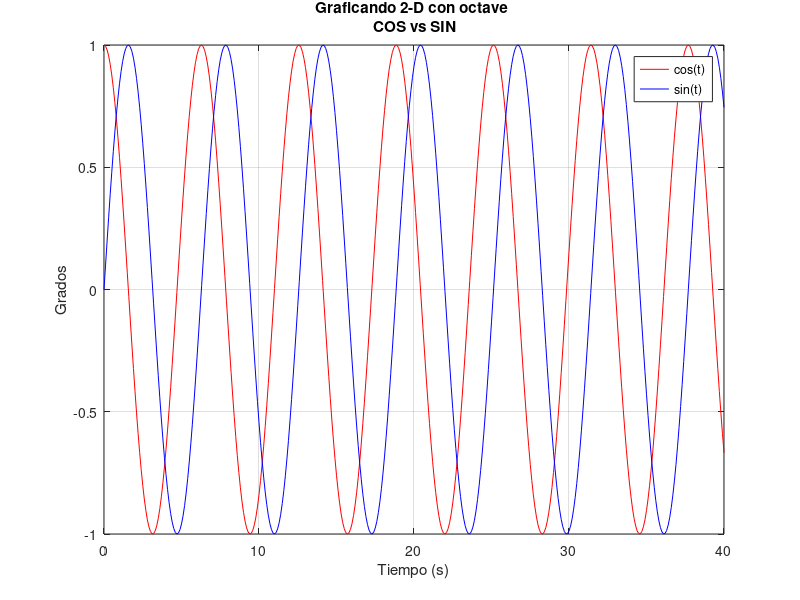

The MATLAB script that drew this image:
% Graficando con octave en un plano bidemesional.
% Para graficar en Octave se usa la funcion plot
% esta función tiene muchas casos de uso y forma de perzonalizar
% a continuacion se presenta ordenados y explicados
% Para ver los resultado de cada caso solamente copie y pegue el caso
% que desea probar
%
% Caso 1: Graficar dados los puntos en Y es decir plot(y)
% En este caso como programadores brindamos los valores de y
% y la función plot asume los de X como el indice de cada dato en y
% si graficamos el vector [10 5 7 8] los valores de x se asumiran como [1 2 3 4]
% Ejemplo 1
y = [10 5 7 8]; % valores que graficamos en el eje Y
plot(y) % Ejecutamos la funcion plot pasando como paramentro el arreglo Y
% Ademanas podemos perzonalizar varias propiedades de la grafica siguiente la siguiente estructura
% plot(y,propiedad, valor, [propiedad, valor ...])
% es significa que cada porpiedad que deseamos modificar debemos poner el nombre
% y luego el valor deseado y que podemos repetir cuantas veces sea necesario eje
%Ejemplo
plot(y,'color', 'red') % Cambiar el color de la linea a rojo 
% colores disponible "blue", "black", "cyan", "green", "magenta", "red", "white", and "yellow"
% si queremos color podemos usar el codigo RGB en un vector con valore entre 0 y 1
% Si tomamos una paleta de colores como https://htmlcolorcodes.com/es/ copiamos el colore en RGB
% y cada elemento lo dividimos entre 255 [0/255 255/255 255/255] y obtendremos el 
% mismo color el la grafica
%Ejemplo
plot(y,'color', [249/255 51/255 255/255]) % color de linea rasado/morado
% Podemos cambiar el estilio de la linea con linestyle los valores posibles son
%"-" Solid line. [default] "--" Dashed line. ":" Dotted line. "-." A dash-dot line.
plot(y,'linestyle','--')
% Podemos cambinar los elementos anteriores en cualquier ordenados
plot(y,'linestyle','--','color', [249/255 51/255 255/255])
%
% Caso 2
% graficar punto X y Y dados plot(x,y)
% Ejemplo graficando el COS
t = 0:0.1:40; % valores en x dese 0 hasta 10 con aumento 0.1
y = cos(t); % valores en Y
plot(t,y)
% Para hacer mas facil la personlizacion octave permite un paramentro llamado format
% plot(x,y, format) con el cual se puden modificar estilo de linea marcador color y titulo de 
% la curva el orden de los valores son linestyle marker color ;label;
% Los valores disponibles son 
%linestyle
%  %‘-’	Use solid lines (default).
%  %‘--’	Use dashed lines.
%  %‘:’	Use dotted lines.
%  %‘-.’	Use dash-dotted lines.
%marker
%  %‘+’	crosshair
%  %‘o’	circle
%  %‘*’	star
%  %‘.’	point
%  %‘x’	cross
%  %‘s’	square
%  %‘d’	diamond
%  %‘^’	upward-facing triangle
%  %‘v’	downward-facing triangle
%  %‘>’	right-facing triangle
%  %‘<’	left-facing triangle
%  %‘p’	pentagram
%  %‘h’	hexagram
%color
%  %‘k’	blacK
%  %‘r’	Red
%  %‘g’	Green
%  %‘b’	Blue
%  %‘y’	Yellow
%  %‘m’	Magenta
%  %‘c’	Cyan
%  %‘w’	White
%";displayname;"
%  %Here "displayname" is the label to use for the plot legend.
% Ejemplo estilo de lina puntead, color rojo con label cos(t)
plot(t,y,"--r;cos(t);");
%
% cuando queremos graficar en mas de una curva podemos usar plot
% con la siguiente forma plot(x,y,format,x1,y1,format)
% Ejemplo: Graficar el sin y cos en el mismo intervalo
ySin = sin(t);
plot(t,y,"r;cos(t);",t,ySin,"b;sin(t);") % reutilizamo t para el intervalo
%
% Si depues de graficar ejcutamos lo sigueinte
title ("Graficando 2-D con octave \n COS vs SIN"); % Añadimos titulo a la grafica
xlabel('Tiempo (s)') % Etiquetamos el eje x
ylabel('Grados') % Etiquetamos el eje y
grid on % mostamos el grid